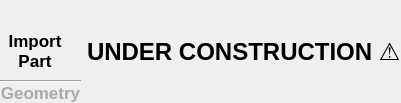
          <widget class="QWidget" name="EVPFFTGeneral">
           <property name="font">
            <font>
             <pointsize>13</pointsize>
             <bold>false</bold>
            </font>
           </property>
           <attribute name="title">
            <string>General</string>
           </attribute>
           <layout class="QHBoxLayout" name="horizontalLayout_2">
            <property name="leftMargin">
             <number>0</number>
            </property>
            <property name="topMargin">
             <number>0</number>
            </property>
            <property name="rightMargin">
             <number>0</number>
            </property>
            <property name="bottomMargin">
             <number>0</number>
            </property>
            <item alignment="Qt::AlignLeft">
             <widget class="QFrame" name="PartTools_5">
              <property name="frameShape">
               <enum>QFrame::NoFrame</enum>
              </property>
              <property name="frameShadow">
               <enum>QFrame::Raised</enum>
              </property>
              <layout class="QVBoxLayout" name="verticalLayout_68">
               <property name="spacing">
                <number>0</number>
               </property>
               <property name="leftMargin">
                <number>0</number>
               </property>
               <property name="topMargin">
                <number>0</number>
               </property>
               <property name="rightMargin">
                <number>0</number>
               </property>
               <property name="bottomMargin">
                <number>0</number>
               </property>
               <item>
                <widget class="QFrame" name="ImportPart_5">
                 <property name="minimumSize">
                  <size>
                   <width>70</width>
                   <height>80</height>
                  </size>
                 </property>
                 <property name="maximumSize">
                  <size>
                   <width>70</width>
                   <height>80</height>
                  </size>
                 </property>
                 <property name="frameShape">
                  <enum>QFrame::NoFrame</enum>
                 </property>
                 <property name="frameShadow">
                  <enum>QFrame::Raised</enum>
                 </property>
                 <layout class="QVBoxLayout" name="verticalLayout_69">
                  <property name="spacing">
                   <number>0</number>
                  </property>
                  <property name="leftMargin">
                   <number>0</number>
                  </property>
                  <property name="topMargin">
                   <number>0</number>
                  </property>
                  <property name="rightMargin">
                   <number>0</number>
                  </property>
                  <property name="bottomMargin">
                   <number>5</number>
                  </property>
                  <item>
                   <widget class="QPushButton" name="BImportPart_5">
                    <property name="text">
                     <string/>
                    </property>
                    <property name="icon">
                     <iconset resource="Icons/IconResourceFile.qrc">
                      <normaloff>:/Blue Icons/Blue Icons/Cube.svg</normaloff>:/Blue Icons/Blue Icons/Cube.svg</iconset>
                    </property>
                    <property name="iconSize">
                     <size>
                      <width>50</width>
                      <height>50</height>
                     </size>
                    </property>
                    <property name="flat">
                     <bool>true</bool>
                    </property>
                   </widget>
                  </item>
                  <item>
                   <widget class="QLabel" name="LImportPart_5">
                    <property name="text">
                     <string>&lt;html&gt;&lt;head/&gt;&lt;body&gt;&lt;p align=&quot;center&quot;&gt;&lt;span style=&quot; font-weight:700;&quot;&gt;Import Part&lt;/span&gt;&lt;/p&gt;&lt;/body&gt;&lt;/html&gt;</string>
                    </property>
                    <property name="wordWrap">
                     <bool>true</bool>
                    </property>
                   </widget>
                  </item>
                 </layout>
                </widget>
               </item>
               <item>
                <widget class="Line" name="LinePartTools_5">
                 <property name="orientation">
                  <enum>Qt::Horizontal</enum>
                 </property>
                </widget>
               </item>
               <item>
                <widget class="QLabel" name="LPartTools_5">
                 <property name="text">
                  <string>&lt;html&gt;&lt;head/&gt;&lt;body&gt;&lt;p align=&quot;center&quot;&gt;&lt;span style=&quot; font-weight:700; color:#a9a9a9;&quot;&gt;Geometry&lt;/span&gt;&lt;/p&gt;&lt;/body&gt;&lt;/html&gt;</string>
                 </property>
                </widget>
               </item>
              </layout>
             </widget>
            </item>
            <item>
             <widget class="QLabel" name="label_7">
              <property name="text">
               <string>&lt;html&gt;&lt;head/&gt;&lt;body&gt;&lt;p&gt;&lt;span style=&quot; font-size:18pt; font-weight:700;&quot;&gt;UNDER CONSTRUCTION ⚠️&lt;/span&gt;&lt;/p&gt;&lt;/body&gt;&lt;/html&gt;</string>
              </property>
             </widget>
            </item>
           </layout>
          </widget>
